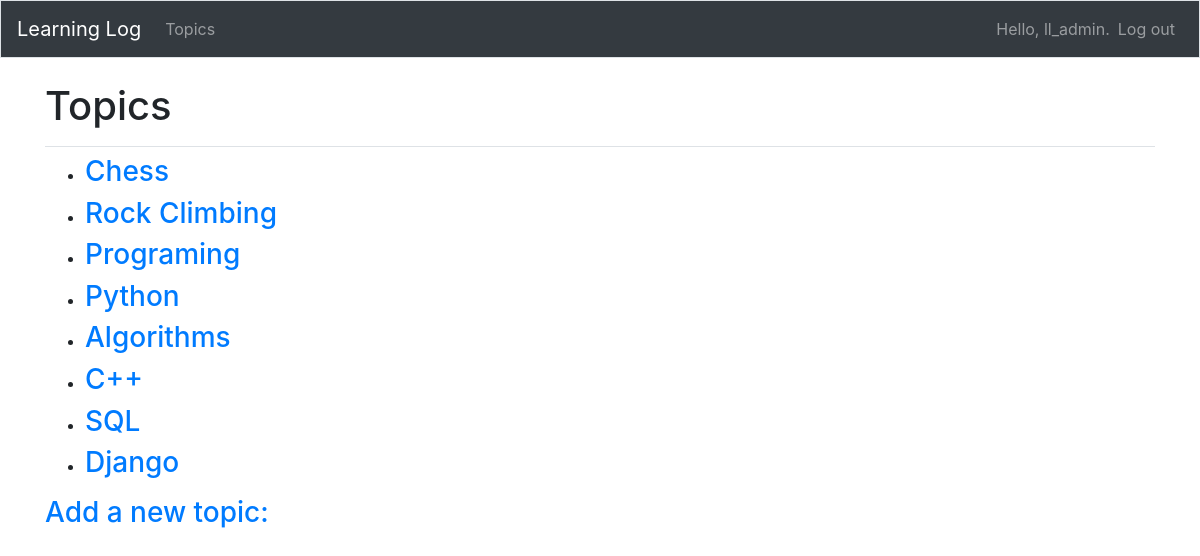
The app's page /topics/ (signed in) with its own data.
### learning_logs/models.py (models this page shows)
class Topic(models.Model):
    text = models.CharField(max_length=200)
    date_added = models.DateTimeField(auto_now_add=True)
    owner = models.ForeignKey(User, on_delete=models.CASCADE)
    def __str__(self):
        return  self.text

### learning_logs/views.py (the view)
# urls.py: path('topics/', views.topics, name='topics'),
@login_required
def topics(request):
    topics = Topic.objects.filter(owner=request.user).order_by('date_added')
    context = {'topics': topics}
    return render(request, 'learning_logs/topics.html', context)

### learning_logs/templates/learning_logs/topics.html
{% extends "learning_logs/base.html" %}
{% block page_header %}
  <h1>Topics</h1>
{% endblock page_header %}
{% block content %}
  <ul>
    {% for topic in topics %}
      <li><h3>
        <a href="{% url 'learning_logs:topic' topic.id %}">{{ topic }}</a>
      </h3></li>
    {% empty %}
    <li><h3>No topics have been added yet.</h3></li>
    {% endfor %}
  </ul>
  <h3><a href="{% url 'learning_logs:new_topic' %}">Add a new topic:</a></h3>
{% endblock content %}

### learning_logs/templates/learning_logs/base.html (shortened to what this page needs)
{% load bootstrap4 %}
<!doctype html>
<html lang="en">
<head>
    {% bootstrap_css %}
</head>
<body>
    <nav class="navbar navbar-expand-md navbar-dark bg-dark mb-4 border">
        <a class="navbar-brand" href="{% url 'learning_logs:index'%}">
            Learning Log</a>
        <div class="collapse navbar-collapse" id="navbarCollapse">
            <ul class="navbar-nav mr-auto">
                <li class="nav-item">
                    <a class="nav-link" href="{% url 'learning_logs:topics' %}">Topics</a>
                </li>
            </ul>
            <ul class="navbar-nav ml-auto">
                {% if user.is_authenticated %}
                  <li class="nav_item">
                      <span class="navbar-text"> Hello, {{ user.username }}. </span>
                  </li>
                  <li class="nav-item">
                     <a class="nav-link" href="{% url 'users:logout' %}">Log out</a>
                  </li>
                {% else %}
                  <li class="nav-item">
                      <a class="nav-link" href="{% url 'users:register' %}">Register</a>
                  </li>
                  <li class="nav-item">
                      <a class="nav-link" href="{% url 'users:login' %}">Log in</a></li>
                {% endif %}
            </ul>
        </div>
    </nav>
    <main role="main" class="container">
        <div class="pb-2 mb-2 border-bottom">
            {% block page_header %}{% endblock page_header %}
        </div>
        <div>
            {% block content %}{% endblock content %}
        </div>
    </main>
</body>
</html>

### records on screen
Topic: text "Chess"
Topic: text "Rock Climbing"
Topic: text "Programing"
Topic: text "Python"
Topic: text "Algorithms"
Topic: text "C++"
Topic: text "SQL"
Topic: text "Django"

### other values on screen
{{ user.username }} "ll_admin"
